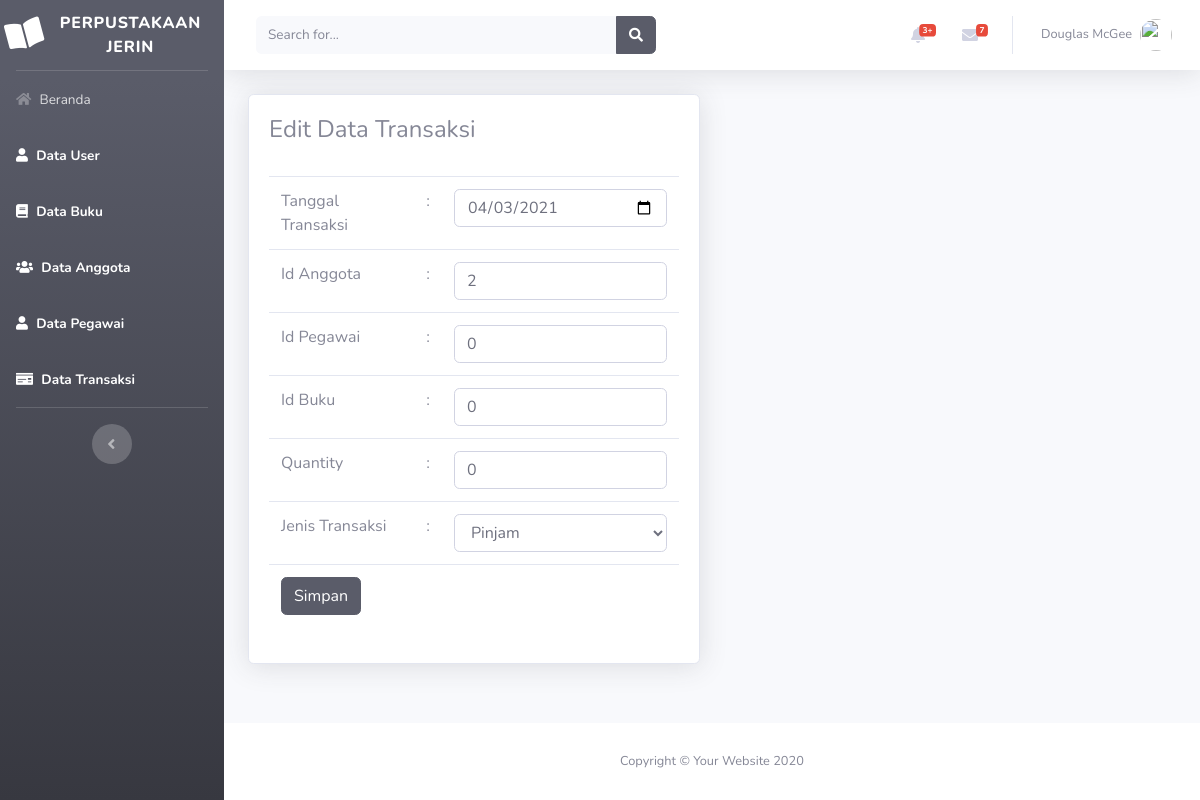
The page /beranda.php?page=transaksi&aksi=edit&id=11 on the database its author committed.
### tables this page shows
CREATE TABLE `tabel_transaksi` (
  `id_transaksi` int(5) NOT NULL,
  `tanggal_transaksi` date NOT NULL,
  `id_anggota` int(5) NOT NULL,
  `id_pegawai` int(5) NOT NULL,
  `id_buku` int(7) NOT NULL,
  `quantity` int(2) NOT NULL,
  `jenis_transaksi` enum('pinjam','kembali') NOT NULL
);

### views/transaksi/edittransaksi.php (the view, shortened to what this page needs)
<?php
    @$id = $_GET['id'];
    $sql    = "select * from tabel_transaksi where id_transaksi =$id";
    $show   = $db->query($sql);
    $hasil  = mysqli_fetch_assoc($show);
?>
<div class="container-fluid">
    <div class="row">
        <div class="col-lg-6">
            <div class="card shadow mb-4">
                <div class="card-body">
                    <div class="table-responsive">
                        <h4>Edit Data Transaksi</h4>
                        <br>
                        <form action="model/transaksi/prosesedittransaksi.php" method="POST">
                            <table class="table">
                                <tr>
                                    <td>Tanggal Transaksi</td>
                                    <td>:</td>
                                    <td><input type="date"  class="form-control" name="tanggal_transaksi" id="tanggal_transaksi" value="<?php echo $hasil['tanggal_transaksi']?>"></td>
                                </tr>
                                <tr>
                                    <td>Id Anggota</td>
                                    <td>:</td>
                                    <td><input type="text" class="form-control" name="id_anggota" id="id_anggota "value="<?php echo $hasil['id_anggota']?>"></td>
                                </tr>
                                <tr>
                                    <td>Id Pegawai</td>
                                    <td>:</td>
                                    <td><input type="text"  class="form-control" name="id_pegawai" id="id_pegawai" value="<?php echo $hasil['id_pegawai']?>"></td>
                                </tr>
                                <tr>
                                    <td>Id Buku</td>
                                    <td>:</td>
                                    <td><input type="text"  class="form-control" name="id_buku" id="id_buku" value="<?php echo $hasil['id_buku']?>"></td>
                                </tr>
                                <tr>
                                    <td>Quantity</td>
                                    <td>:</td>
                                    <td><input type="text"  class="form-control" name="quantity" id="quantity" value="<?php echo $hasil['quantity']?>"></td>
                                </tr>
                                <tr>
                                    <td>Jenis Transaksi</td>
                                    <td>:</td>
                                    <td>
                                        <select class="form-control" name="jenis_transaksi" id="jenis_transaksi">
                                            <option value="pinjam">Pinjam</option>
                                        </select>
                                    </td>
                                </tr>
                                    <td colspan="3">
                                        <input type="submit" class="btn btn-dark" value="Simpan">
                                    </td>
                            </table>
                        </form>
                    </div>
                </div>
            </div>
        </div>
    </div>
</div>

### rows shown on the page
tabel_transaksi: tanggal_transaksi "04/03/2021", id_pegawai "0", id_buku "0", quantity "0"
